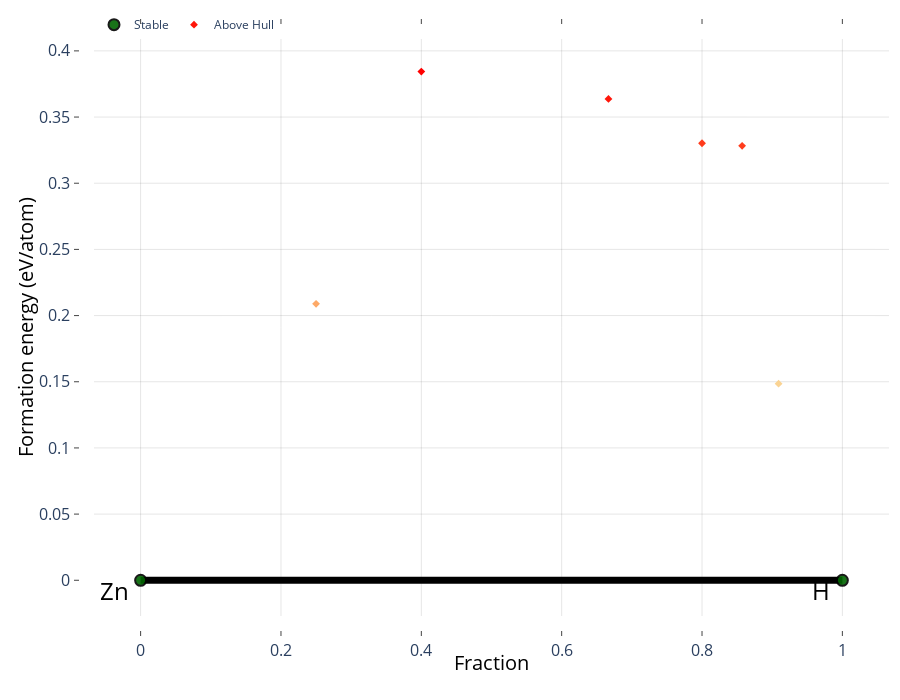

This figure's notebook cell:
### Code cell
convexhull_data = pd.read_csv("/public/home/mayuan/phycollege_workplace/new_hydrides/Zn-H/250/enthalpy_sorted.csv", header=0, sep=',') #  header表示第一行为标题行
ini_entries = []
for idx, row in convexhull_data.iterrows():
    comp = Composition(row['formula'])
    enth = row['enthalpy']
    entry_id = row['Number']
    _entry = PDEntry(comp, enth)
    _entry.entry_id = entry_id
    ini_entries.append(_entry)
ini_pd = PhaseDiagram(ini_entries)
plotter = PDPlotter(ini_pd, show_unstable=0.5)
plotter.show()

### Figure 1 — Plotly figure (JSON) as saved in the notebook; plotly's stock layout.template omitted (floating-point values rounded to 4 significant figures)
{"data": [{"hoverinfo": "none", "line": {"color": "rgba(0,0,0,1.0)", "width": 7}, "mode": "lines", "showlegend": false, "type": "scatter", "x": [1, 0, null], "y": [0, 0, null]}, {"hoverinfo": "skip", "mode": "text", "name": "Labels (stable)", "opacity": 1, "showlegend": true, "text": [], "textposition": [], "type": "scatter", "visible": true, "x": [], "y": []}, {"hoverinfo": "text", "hoverlabel": {"font": {"size": 14}}, "hovertext": ["ZnH<sub>2</sub> (100004) <br> 0.364 eV/atom (+0.364 eV/atom)", "ZnH<sub>4</sub> (100002) <br> 0.33 eV/atom (+0.33 eV/atom)", "ZnH<sub>6</sub> (100006) <br> 0.328 eV/atom (+0.328 eV/atom)", "ZnH<sub>10</sub> (100001) <br> 0.149 eV/atom (+0.149 eV/atom)", "Zn<sub>3</sub>H (298) <br> 0.209 eV/atom (+0.209 eV/atom)", "Zn<sub>3</sub>H<sub>2</sub> (198) <br> 0.384 eV/atom (+0.384 eV/atom)"], "marker": {"color": [0.364, 0.33, 0.328, 0.149, 0.209, 0.384], "colorscale": [[0, "#fad393"], [0.5, "#ff813d"], [1, "#ff0000"]], "size": 6, "symbol": "diamond"}, "mode": "markers", "name": "Above Hull", "showlegend": true, "type": "scatter", "x": [0.6667, 0.8, 0.8571, 0.9091, 0.25, 0.4], "y": [0.3637, 0.3302, 0.3283, 0.1485, 0.2089, 0.3843]}, {"error_y": {"array": [0, 0], "color": "gray", "thickness": 2.5, "type": "data", "width": 5}, "hoverinfo": "text", "hoverlabel": {"font": {"size": 14}}, "hovertext": ["H<sub>2</sub> (100005) <br> 0.0 eV/atom", "Zn (100003) <br> 0.0 eV/atom"], "marker": {"color": "darkgreen", "line": {"color": "black", "width": 2}, "size": 11}, "mode": "markers", "name": "Stable", "opacity": 0.9, "showlegend": true, "type": "scatter", "x": [1, 0], "y": [0, 0]}], "layout": {"annotations": [{"align": "center", "font": {"color": "#000000", "size": 24}, "opacity": 1, "showarrow": false, "text": "H", "x": 1, "xanchor": "right", "xref": "x", "xshift": -10, "y": 0, "yanchor": "auto", "yref": "y", "yshift": -10}, {"align": "center", "font": {"color": "#000000", "size": 24}, "opacity": 1, "showarrow": false, "text": "Zn", "x": 0, "xanchor": "right", "xref": "x", "xshift": -10, "y": 0, "yanchor": "auto", "yref": "y", "yshift": -10}], "autosize": true, "height": 700, "hovermode": "closest", "legend": {"orientation": "h", "tracegroupgap": 7, "traceorder": "reversed", "x": 0, "xanchor": "left", "y": 1.05}, "margin": {"b": 20, "l": 10, "pad": 20, "r": 10, "t": 20}, "paper_bgcolor": "rgba(0,0,0,0)", "plot_bgcolor": "rgba(0,0,0,0)", "showlegend": true, "xaxis": {"anchor": "y", "gridcolor": "rgba(0,0,0,0.1)", "mirror": "ticks", "nticks": 8, "showgrid": true, "showline": true, "side": "bottom", "tickfont": {"size": 16}, "ticks": "inside", "title": {"font": {"color": "#000000", "size": 20}, "text": "Fraction"}, "type": "linear", "zeroline": false}, "yaxis": {"anchor": "x", "gridcolor": "rgba(0,0,0,0.1)", "mirror": "ticks", "showgrid": true, "showline": true, "side": "left", "tickfont": {"size": 16}, "ticks": "inside", "title": {"font": {"color": "#000000", "size": 20}, "text": "Formation energy (eV/atom)"}, "type": "linear"}}}
